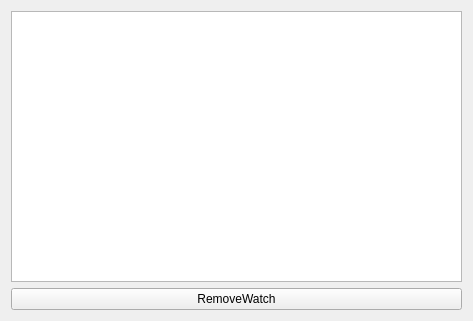
<?xml version="1.0" encoding="UTF-8"?>
<ui version="4.0">
 <class>WatchList</class>
 <widget class="QWidget" name="WatchList">
  <property name="geometry">
   <rect>
    <x>0</x>
    <y>0</y>
    <width>473</width>
    <height>321</height>
   </rect>
  </property>
  <property name="windowTitle">
   <string>WatchWindow</string>
  </property>
  <property name="windowOpacity">
   <double>1.000000000000000</double>
  </property>
  <layout class="QGridLayout" name="gridLayout">
   <item row="0" column="0">
    <widget class="QListView" name="watchList">
     <property name="editTriggers">
      <set>QAbstractItemView::NoEditTriggers</set>
     </property>
     <property name="dragEnabled">
      <bool>false</bool>
     </property>
     <property name="selectionMode">
      <enum>QAbstractItemView::SingleSelection</enum>
     </property>
     <property name="viewMode">
      <enum>QListView::ListMode</enum>
     </property>
    </widget>
   </item>
   <item row="1" column="0">
    <layout class="QHBoxLayout" name="buttonArea">
     <item>
      <widget class="QPushButton" name="removeButton">
       <property name="text">
        <string>RemoveWatch</string>
       </property>
       <property name="icon">
        <iconset theme="list-remove">
         <normaloff>.</normaloff>.</iconset>
       </property>
      </widget>
     </item>
    </layout>
   </item>
  </layout>
  <action name="actionRemoveWatch">
   <property name="text">
    <string>RemoveWatch</string>
   </property>
   <property name="shortcut">
    <string>Del</string>
   </property>
  </action>
 </widget>
 <resources/>
 <connections>
  <connection>
   <sender>removeButton</sender>
   <signal>clicked()</signal>
   <receiver>actionRemoveWatch</receiver>
   <slot>trigger()</slot>
   <hints>
    <hint type="sourcelabel">
     <x>462</x>
     <y>310</y>
    </hint>
    <hint type="destinationlabel">
     <x>-1</x>
     <y>-1</y>
    </hint>
   </hints>
  </connection>
 </connections>
</ui>
